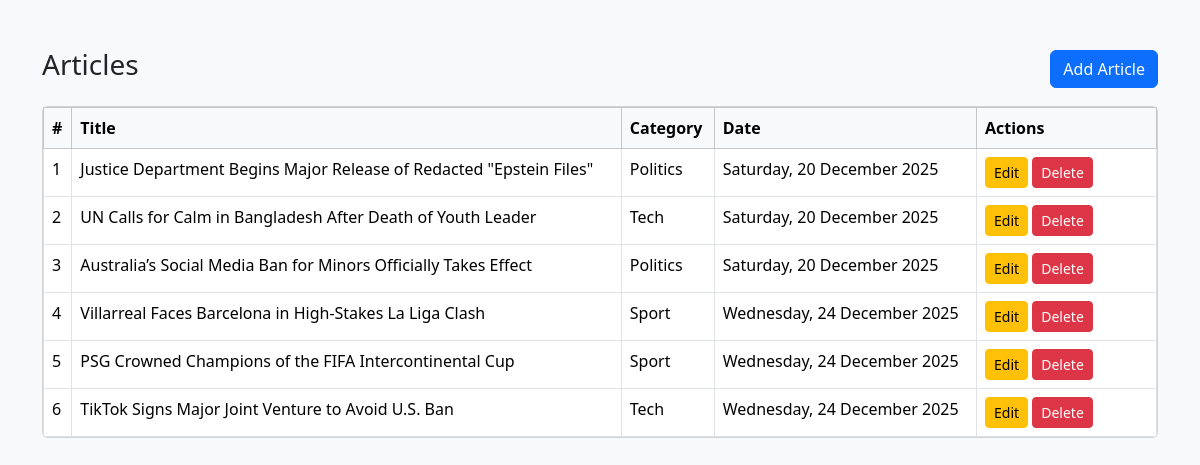
Screenshot of /news_admin/ with the database file from the repository.
### News/models.py (models this page shows, shortened)
class Artciels(models.Model):
    title = models.CharField(max_length=450)
    image  = models.ImageField(blank=True)
    description = models.TextField()
    date  = models.DateTimeField(auto_now_add=True)
    visble  = models.BooleanField(default=True)
    news_category = models.ForeignKey(Category,
                                      on_delete=models.SET_NULL,
                                        null=True)

class Category(models.Model):
    name = models.CharField(max_length=500)
    def __str__(self):
        return self.name

### News/views.py (the view, shortened to what this page needs)
# urls.py: path('news_admin/',news_admin, name="news_admin_url"),
def news_admin(request):
    news = Artciels.objects.filter(visble = True)
    categories = Category.objects.values('name')
    return render(request, 'news_admin.html',{'news':news,'categories':categories})

### News/templates/news_admin.html (shortened to what this page needs)
<!DOCTYPE html>
<html lang="en">
<head>
    <link href="https://cdn.jsdelivr.net/npm/bootstrap@5.3.3/dist/css/bootstrap.min.css" rel="stylesheet">
</head>
<body class="bg-light">
<div class="container mt-5">
    <div class="d-flex justify-content-between align-items-center mb-3">
        <h3>Articles</h3>
        <button class="btn btn-primary" onclick="openArticleModal()">
            Add Article
        </button>
    </div>
    <div class="card">
        <div class="card-body p-0">
            <table class="table table-bordered mb-0">
                <thead class="table-light">
                    <tr>
                        <th>#</th>
                        <th>Title</th>
                        <th>Category</th>
                        <th>Date</th>
                        <th width="180">Actions</th>
                    </tr>
                </thead>
                <tbody>
                   {% for article in news %}
                    <tr>
                        <td>{{forloop.counter}}</td>
                        <td>{{article.title}}</td>
                        <td>{{article.news_category}}</td>
                        <td>{{article.date|date:"l, d F Y" }}</td>
                        <td>
                            <a href="{% url 'article_edit_url' article.id %}" class="btn btn-sm btn-warning">
                                Edit
                            </a>
                            <form method="post" action="{% url 'delete_news_url' article.id %}" class="d-inline">
                                <button type="submit" class="btn btn-sm btn-danger">
                                    Delete
                                </button>
                            </form>
                        </td>
                    </tr>
                   {% endfor %}
                </tbody>
            </table>
        </div>
    </div>
</div>
</body>
</html>

### rows the page displays
Artciels: title "Justice Department Begins Major Release of Redacted \"Epstein Files\"", news_category "Politics", date "Saturday, 20 December 2025"
Artciels: title "UN Calls for Calm in Bangladesh After Death of Youth Leader", news_category "Tech", date "Saturday, 20 December 2025"
Artciels: title "Australia’s Social Media Ban for Minors Officially Takes Effect", news_category "Politics", date "Saturday, 20 December 2025"
Artciels: title "Villarreal Faces Barcelona in High-Stakes La Liga Clash", news_category "Sport", date "Wednesday, 24 December 2025"
Artciels: title "PSG Crowned Champions of the FIFA Intercontinental Cup", news_category "Sport", date "Wednesday, 24 December 2025"
Artciels: title "TikTok Signs Major Joint Venture to Avoid U.S. Ban", news_category "Tech", date "Wednesday, 24 December 2025"
